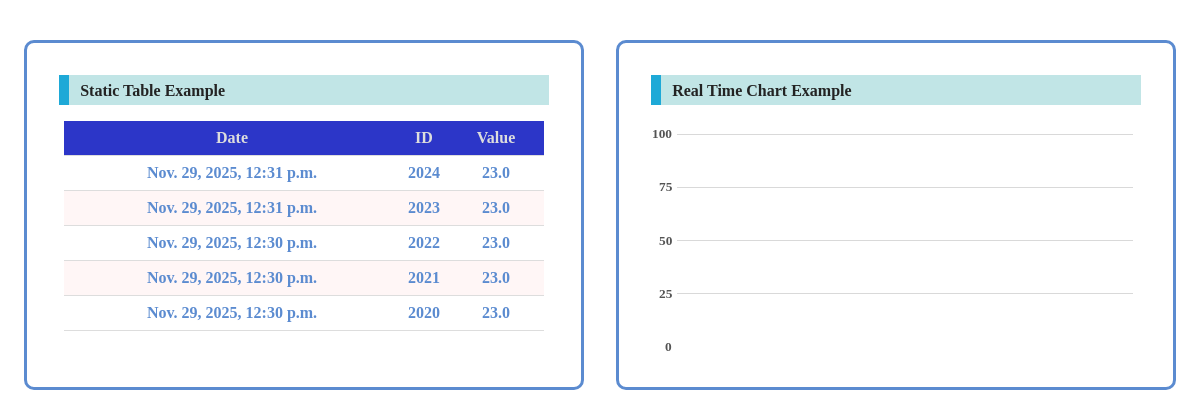
/sensor/, run on an earlier commit of the app's database.
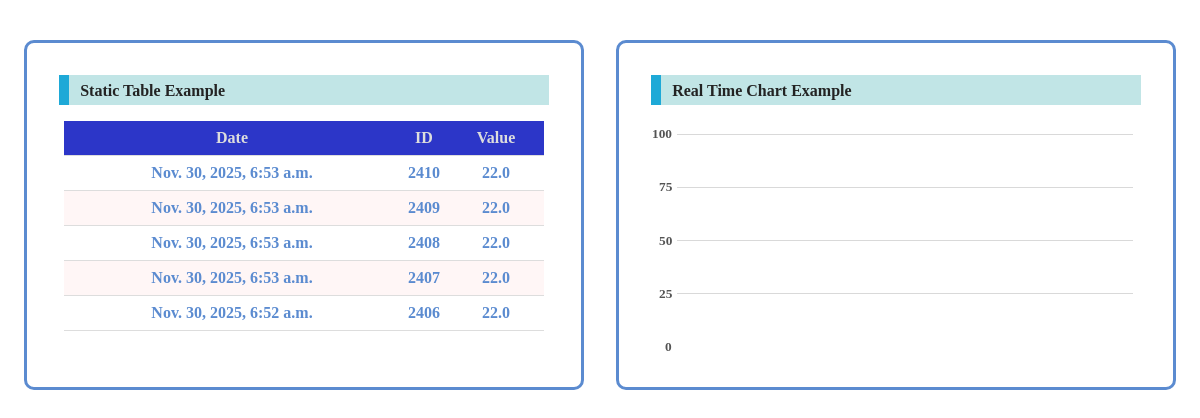
And on a later commit of the database.
### sensor/models.py (models this page shows, shortened)
class TemperatureSensor(models.Model):
	reg_date = models.DateTimeField(editable=False)
	value = models.FloatField()

### sensor/views.py (the view)
# urls.py: path('', views.index, name='index'),
def index(request):
    sensor_value_list = Temp.objects.all().order_by('-reg_date').values()[:5]
    context = {
        'sensor_value_list': sensor_value_list,
    }
    return render(request, 'sensor/index.html', context)

### sensor/templates/sensor/index.html (shortened to what this page needs)
<!doctype html>
<html class="no-js" lang="en">
    {% load static %}
    <head>
        <link type="text/css" rel="stylesheet" href="{% static 'css/style.css' %}" />
    </head>
    <body>
        <div class="groupClass">
            <div class="pageClass">
                <div class="LittleTitle">
                    Static Table Example
                </div>
                <table>
                    <thead>
                        <tr>
                        <th>Date</th>
                        <th>ID</th>
                        <th>Value</th>
                        </tr>
                    </thead>
                    <tbody>
                        {% if sensor_value_list %}
                            {% for sensor in sensor_value_list %}
                            <tr>
                                <td>{{ sensor.reg_date }}</td>
                                <td>{{ sensor.id }}</td>
                                <td>{{ sensor.value }}</td>
                            </tr>
                            {% endfor %}
                        {% else %}
                            <p>No sensor values are available.</p>
                        {% endif %}
                    </tbody>
                </table>
            </div>
            <div class="pageClass">
                <div class="LittleTitle">
                    Real Time Chart Example
                </div>
                <div class="card-block m-t-35" >
                    <div id="realtime" class="flotChart"></div>
                </div>
            </div>
        </div>
    </body>
</html>

### static/css/style.css (style rules this page uses)
.flotChart { width: 100%; height: 250px; }
.groupClass { display: flex; flex-direction: row; justify-content: space-around; }
.pageClass { width: 50%; padding: 2em 2em; margin: 2em 1em; font-weight: bold; color: #5B8BD0; background: #FFF; border: solid 3px #5B8BD0; border-radius: 10px; }
.LittleTitle { padding: .43em 0em .35em .7em; font-weight: bold; color: #232323; background: #c1e5e6; border-left: solid 10px #1ea9d7; }
table { border-collapse: collapse; margin: 1rem auto; background-color: white; }
th, td { padding: 8px; text-align: left; border-bottom: 1px solid #ddd; text-align: center; }
th { background-color: #2c36c8; color: #ddd; }
th:nth-child(1), td:nth-child(1) { width: 70%; }
th:nth-child(2), td:nth-child(2) { width: 10%; }
th:nth-child(3), td:nth-child(3) { width: 20%; }
tr:nth-child(even) { background-color: #fff6f6; }

What changed in the data, as far as the page shows it:
no longer on this page (row unchanged): TemperatureSensor: reg_date "Nov. 29, 2025, 12:31 p.m.", id "2024", value "23.0"
no longer on this page (row unchanged): TemperatureSensor: reg_date "Nov. 29, 2025, 12:31 p.m.", id "2023", value "23.0"
no longer on this page (row unchanged): TemperatureSensor: reg_date "Nov. 29, 2025, 12:30 p.m.", id "2022", value "23.0"
no longer on this page (row unchanged): TemperatureSensor: reg_date "Nov. 29, 2025, 12:30 p.m.", id "2021", value "23.0"
no longer on this page (row unchanged): TemperatureSensor: reg_date "Nov. 29, 2025, 12:30 p.m.", id "2020", value "23.0"
added TemperatureSensor: reg_date "Nov. 30, 2025, 6:53 a.m.", id "2410", value "22.0"
added TemperatureSensor: reg_date "Nov. 30, 2025, 6:53 a.m.", id "2409", value "22.0"
added TemperatureSensor: reg_date "Nov. 30, 2025, 6:53 a.m.", id "2408", value "22.0"
added TemperatureSensor: reg_date "Nov. 30, 2025, 6:53 a.m.", id "2407", value "22.0"
added TemperatureSensor: reg_date "Nov. 30, 2025, 6:52 a.m.", id "2406", value "22.0"
